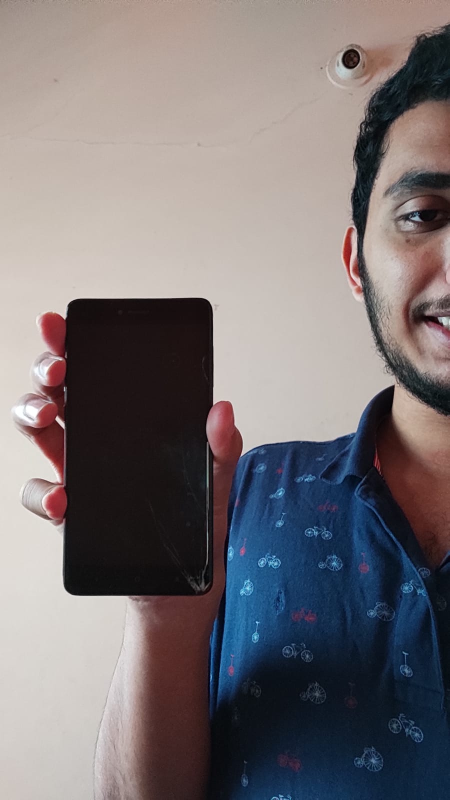
#> input picture Assignments/S11/Assignment-A/assets/mobile_phone.jpeg, 899 x 1599 px, found by its file name (shown at 1/2 size)
$ jupyter execute --allow-errors S11_Assignment_A.ipynb
#> lines starting #> are read from the running program, lines starting #| are printed output that depends on the picture
<a href="https://colab.research.google.com/github/Gilf641/EVA4/blob/master/S13/S13%20Assignment-A.ipynb" target="_parent"></a>

**Import Libraries**

[cell 1]
import cv2
import numpy as np
from google.colab.patches import cv2_imshow

**Mount Google Drive**

[cell 2]
from google.colab import drive
drive.mount("/content/gdrive", force_remount=True)

**Load Yolo Weights & Config**

#> (a cell that did not finish here is left out)

#> (a cell that did not finish here is left out)

#> (a cell that did not finish here is left out)

#> (a cell that did not finish here is left out)

**Load Input Image/s**

[cell 7]
img1 = cv2.imread("/content/gdrive/My Drive/yolo/ocvYolo-Almg2.jpeg") # read the image using OpenCV
img2 = cv2.imread("/content/gdrive/My Drive/yolo/bookImage.jpg")
img3 = cv2.imread("/content/gdrive/My Drive/data/IMG_20200705_144735.jpg")
img4 = cv2.imread("/content/gdrive/My Drive/data/goldie2.jpg")
img5 = cv2.imread("/content/gdrive/My Drive/data/IMG_20200705_142803.jpg")
img6 = cv2.imread("/content/gdrive/My Drive/data/IMG_20200705_142805.jpg")


#> (the rest of this cell did not finish here and is left out)

**Output of YoloLayers**

#> (a cell that did not finish here is left out)

#**Object Detection**

[cell 9]
# Compiled all these into a Function
def detectObj(img): #:--> Pass in the image path as img argument for this function

  # read the image
  img = cv2.imread(img)
#> img is the input picture: shape (1599, 899, 3); mean B, G, R 117.7, 115.4, 121.9
  img = cv2.resize(img, None, fx=0.4, fy=0.4)
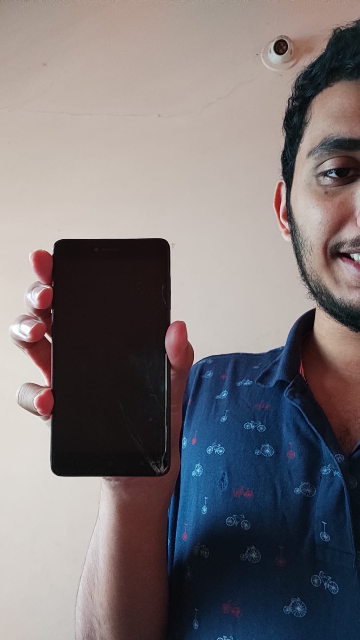
#> img: shape (640, 360, 3); mean B, G, R 117.6, 115.3, 121.8
  height, width, channels = img.shape
#> height = 640; width = 360; channels = 3
  print("Image Shape: ", img.shape)
#| Image Shape:  (640, 360, 3)

  # Detecting objects
  blob = cv2.dnn.blobFromImage(img, 0.00392, (416, 416), (0, 0, 0), True, crop=False)

  # Setting the input
  net.setInput(blob)
  outs = net.forward(output_layers)

  class_ids, confidences, boxes  = [], [], []

  for out in outs: # outs len=3
      for detection in out:
          scores = detection[5:]
          class_id = np.argmax(scores) # holding on to the max score
          confidence = scores[class_id]
          if confidence > 0.5:
              # Object detected
              center_x = int(detection[0] * width)
              center_y = int(detection[1] * height)
              w = int(detection[2] * width)
              h = int(detection[3] * height)

              # Rectangle coordinates
              x = int(center_x - w / 2)
              y = int(center_y - h / 2)

              # appending bounding box dims
              boxes.append([x, y, w, h])
              confidences.append(float(confidence))
              class_ids.append(class_id)

  # Non-Max Suppression
  indexes = cv2.dnn.NMSBoxes(boxes, confidences, 0.5, 0.4)
  font = cv2.FONT_HERSHEY_SIMPLEX
  for i in range(len(boxes)):
      if i in indexes:
          x, y, w, h = boxes[i]
          label = str(classes[class_ids[i]])
          color = colors[i]
          cv2.rectangle(img, (x, y), (x + w, y + h), color, 2)
          cv2.putText(img, label, (x, y + 30), font, 2, color, 2)


  cv2_imshow(img)
  cv2.waitKey(0)
  cv2.destroyAllWindows()

#***Test Results***

#> (a cell that did not finish here is left out)

#> (a cell that did not finish here is left out)

#> call 2 of detectObj, with img = '/content/gdrive/MyDrive/yolo/clock.jpeg'
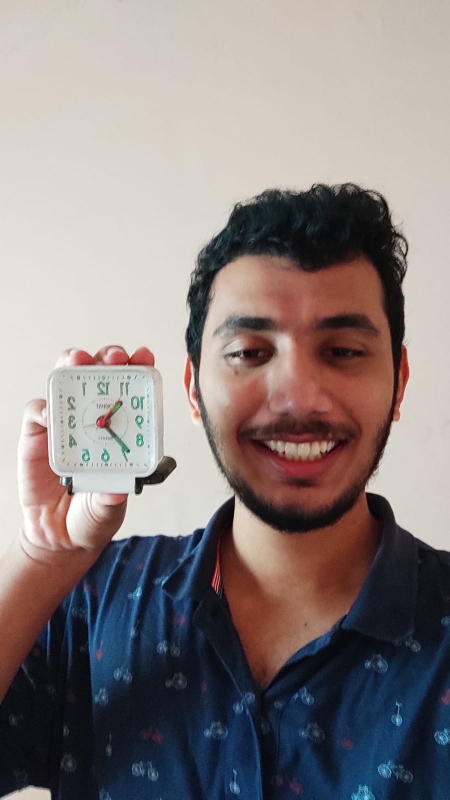
#> input picture Assignments/S11/Assignment-A/assets/clock.jpeg, 899 x 1599 px, found by its file name (shown at 1/2 size)
#> in detectObj, img is the input picture: shape (1599, 899, 3); mean B, G, R 127, 128.4, 137.9
#> in detectObj (call 2), `img = cv2.resize(img, None, fx=0.4, fy=0.4)`:
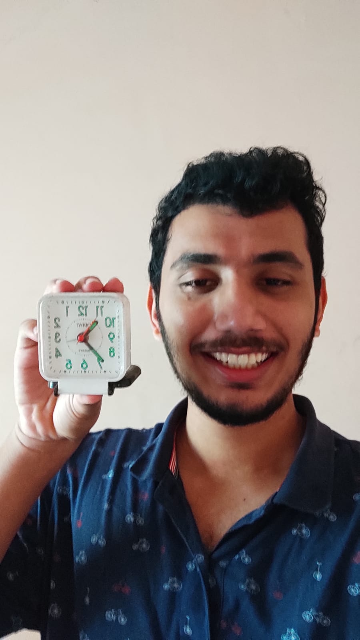
#> img: shape (640, 360, 3); mean B, G, R 127, 128.4, 137.8
#| Image Shape:  (640, 360, 3)
